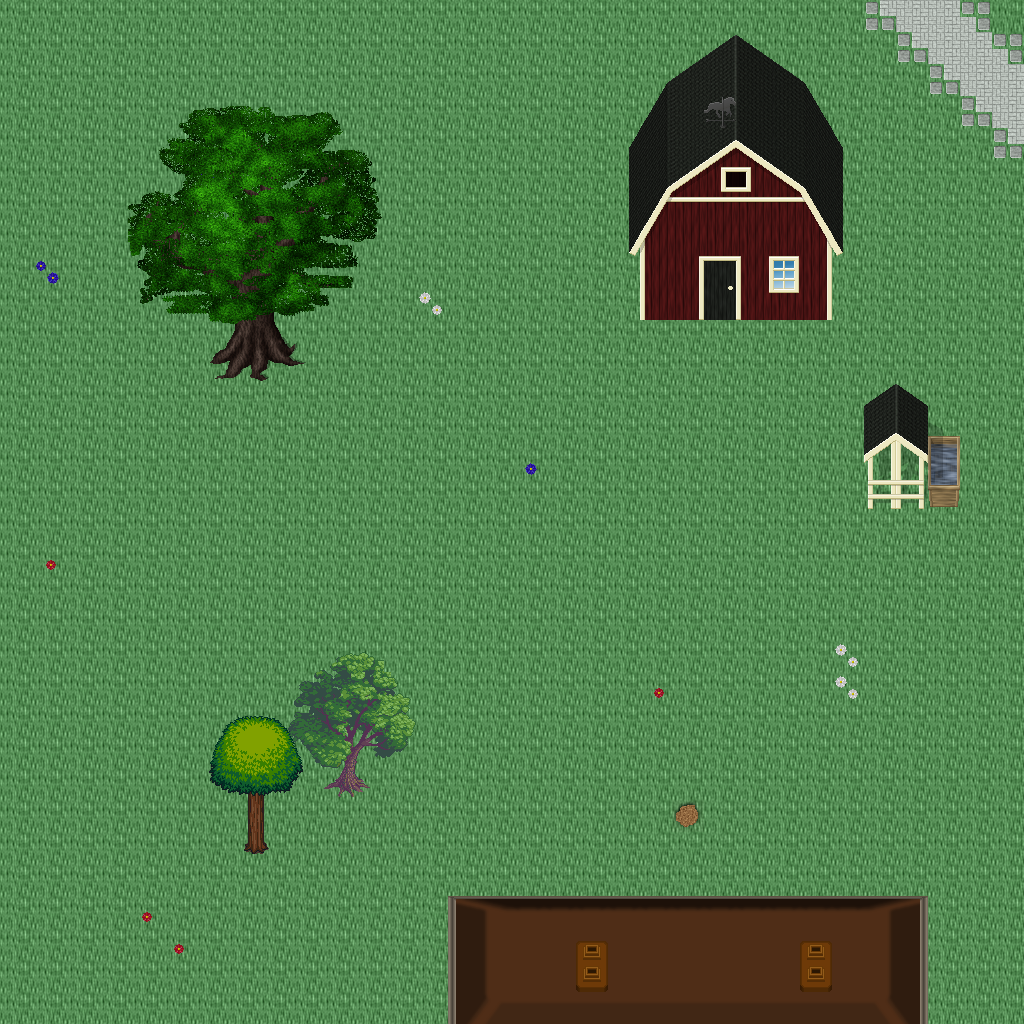

This game map was drawn from its Tiled (.tmx) file and the tilesets committed beside it. A one-line description and the trimmed map source follow:
An orthogonal 32x32 tile map with 32x32 px tiles, 5 tile layers (Ground, Objects, Objects2, Above, ...), 1 hidden layer not drawn, 49 tilesets.

<map version="1.10" tiledversion="1.11.0" orientation="orthogonal" renderorder="right-down" width="32" height="32" tilewidth="32" tileheight="32" infinite="0" nextlayerid="11" nextobjectid="1">
 <tileset firstgid="1" name="ground_ground" tilewidth="32" tileheight="32" tilecount="33" columns="3">
  <image source="../drawable/ground_ground.png" width="96" height="352" />
 </tileset>
 <tileset firstgid="34" name="building_wall_old_wood" tilewidth="32" tileheight="32" tilecount="9" columns="3">
  <image source="../drawable/building_wall_old_wood.png" width="96" height="96" />
 </tileset>
 <tileset firstgid="43" name="building_fence_fence_wooden" tilewidth="32" tileheight="32" tilecount="12" columns="3">
  <image source="../drawable/building_fence_fence_wooden.png" width="96" height="128" />
 </tileset>
 <tileset firstgid="55" name="building_fence_fence_chunky" tilewidth="32" tileheight="32" tilecount="21" columns="3">
  <image source="../drawable/building_fence_fence_chunky.png" width="96" height="224" />
 </tileset>
 <tileset firstgid="76" name="plant_stump_stump_brown" tilewidth="32" tileheight="32" tilecount="4" columns="2">
  <image source="../drawable/plant_stump_stump_brown.png" width="64" height="64" />
 </tileset>
 <tileset firstgid="80" name="ground_earth_edges" tilewidth="32" tileheight="32" tilecount="18" columns="6">
  <image source="../drawable/ground_earth_edges.png" width="192" height="96" />
 </tileset>
 <tileset firstgid="98" name="ground_grass_corners" tilewidth="32" tileheight="32" tilecount="24" columns="6">
  <image source="../drawable/ground_grass_corners.png" width="192" height="128" />
 </tileset>
 <tileset firstgid="122" name="ground_grass_edges" tilewidth="32" tileheight="32" tilecount="36" columns="12">
  <image source="../drawable/ground_grass_edges.png" width="384" height="96" />
 </tileset>
 <tileset firstgid="158" name="plant_tree_apple_tree" tilewidth="32" tileheight="32" tilecount="9" columns="3">
  <image source="../drawable/plant_tree_apple_tree.png" width="96" height="96" />
 </tileset>
 <tileset firstgid="167" name="plant_tree_chestnut_tree" tilewidth="32" tileheight="32" tilecount="20" columns="4">
  <image source="../drawable/plant_tree_chestnut_tree.png" width="128" height="160" />
 </tileset>
 <tileset firstgid="187" name="plant_tree_crack_willow" tilewidth="32" tileheight="32" tilecount="20" columns="4">
  <image source="../drawable/plant_tree_crack_willow.png" width="128" height="160" />
 </tileset>
 <tileset firstgid="207" name="furniture_chair_bench_iron" tilewidth="32" tileheight="32" tilecount="4" columns="2">
  <image source="../drawable/furniture_chair_bench_iron.png" width="64" height="64" />
 </tileset>
 <tileset firstgid="211" name="furniture_chair_bench_iron_reverse" tilewidth="32" tileheight="32" tilecount="4" columns="2">
  <image source="../drawable/furniture_chair_bench_iron_reverse.png" width="64" height="64" />
 </tileset>
 <tileset firstgid="215" name="object_hay_cart" tilewidth="32" tileheight="32" tilecount="1" columns="1">
  <image source="../drawable/object_hay_cart.png" width="32" height="32" />
 </tileset>
 <tileset firstgid="216" name="building_wall_walls_siding" tilewidth="32" tileheight="32" tilecount="16" columns="4">
  <image source="../drawable/building_wall_walls_siding.png" width="128" height="128" />
 </tileset>
 <tileset firstgid="232" name="building_roof_brown" tilewidth="32" tileheight="32" tilecount="20" columns="5">
  <image source="../drawable/building_roof_brown.png" width="160" height="128" />
 </tileset>
 <tileset firstgid="252" name="building_door_door" tilewidth="32" tileheight="32" tilecount="6" columns="3">
  <image source="../drawable/building_door_door.png" width="96" height="64" />
 </tileset>
 <tileset firstgid="258" name="item_tools" tilewidth="32" tileheight="32" tilecount="9" columns="3">
  <image source="../drawable/item_tools.png" width="96" height="96" />
 </tileset>
 <tileset firstgid="267" name="ground_cobbled_paving" tilewidth="32" tileheight="32" tilecount="1" columns="1">
  <image source="../drawable/ground_cobbled_paving.png" width="32" height="32" />
 </tileset>
 <tileset firstgid="268" name="item_bazaar_produce" tilewidth="32" tileheight="32" tilecount="4" columns="2">
  <image source="../drawable/item_bazaar_produce.png" width="64" height="64" />
 </tileset>
 <tileset firstgid="272" name="item_sacks" tilewidth="32" tileheight="32" tilecount="2" columns="2">
  <image source="../drawable/item_sacks.png" width="64" height="32" />
 </tileset>
 <tileset firstgid="274" name="building_barnyard" tilewidth="32" tileheight="32" tilecount="200" columns="8">
  <image source="../drawable/building_barnyard.png" width="256" height="800" />
 </tileset>
 <tileset firstgid="474" name="plant_flower_planted_containers" tilewidth="32" tileheight="32" tilecount="16" columns="4">
  <image source="../drawable/plant_flower_planted_containers.png" width="128" height="128" />
 </tileset>
 <tileset firstgid="490" name="furniture_chair_wooden_rustic" tilewidth="32" tileheight="32" tilecount="8" columns="4">
  <image source="../drawable/furniture_chair_wooden_rustic.png" width="128" height="64" />
 </tileset>
 <tileset firstgid="498" name="furniture_table_brick_base" tilewidth="32" tileheight="32" tilecount="3" columns="3">
  <image source="../drawable/furniture_table_brick_base.png" width="96" height="32" />
 </tileset>
 <tileset firstgid="501" name="building_stairs_wooden_stairs" tilewidth="32" tileheight="32" tilecount="9" columns="3">
  <image source="../drawable/building_stairs_wooden_stairs.png" width="96" height="96" />
 </tileset>
 <tileset firstgid="510" name="plant_tree_maple_tree" tilewidth="32" tileheight="32" tilecount="72" columns="8">
  <image source="../drawable/plant_tree_maple_tree.png" width="256" height="288" />
 </tileset>
 <tileset firstgid="582" name="building_decoration_chimney_big" tilewidth="32" tileheight="32" tilecount="2" columns="1">
  <image source="../drawable/building_decoration_chimney_big.png" width="32" height="64" />
 </tileset>
 <tileset firstgid="584" name="logic_item_corn" tilewidth="32" tileheight="32" tilecount="5" columns="5">
  <image source="../drawable/logic_item_corn.png" width="160" height="32" />
 </tileset>
 <tileset firstgid="589" name="logic_collision" tilewidth="32" tileheight="32" tilecount="1" columns="1">
  <image source="../drawable/logic_collision.png" width="32" height="32" />
 </tileset>
 <tileset firstgid="590" name="plant_bush_bushes" tilewidth="32" tileheight="32" tilecount="10" columns="5">
  <image source="../drawable/plant_bush_bushes.png" width="160" height="64" />
 </tileset>
 <tileset firstgid="600" name="logic_item_vegetable" tilewidth="32" tileheight="32" tilecount="16" columns="8">
  <image source="../drawable/logic_item_vegetable.png" width="256" height="64" />
 </tileset>
 <tileset firstgid="616" name="plant_flower_daisy_blue" tilewidth="32" tileheight="32" tilecount="8" columns="2">
  <image source="../drawable/plant_flower_daisy_blue.png" width="64" height="128" />
 </tileset>
 <tileset firstgid="624" name="plant_flower_daisy_red" tilewidth="32" tileheight="32" tilecount="8" columns="2">
  <image source="../drawable/plant_flower_daisy_red.png" width="64" height="128" />
 </tileset>
 <tileset firstgid="632" name="plant_flower_daisy_white" tilewidth="32" tileheight="32" tilecount="8" columns="2">
  <image source="../drawable/plant_flower_daisy_white.png" width="64" height="128" />
 </tileset>
 <tileset firstgid="640" name="plant_flower_daisy_yellow" tilewidth="32" tileheight="32" tilecount="8" columns="2">
  <image source="../drawable/plant_flower_daisy_yellow.png" width="64" height="128" />
 </tileset>
 <tileset firstgid="648" name="plant_tree_tree_darkgreen" tilewidth="32" tileheight="32" tilecount="88" columns="8">
  <image source="../drawable/plant_tree_tree_darkgreen.png" width="256" height="352" />
 </tileset>
 <tileset firstgid="736" name="logic_creature_animal" tilewidth="32" tileheight="32" tilecount="32" columns="8">
  <image source="../drawable/logic_creature_animal.png" width="256" height="128" />
 </tileset>
 <tileset firstgid="768" name="logic_creature_rodent" tilewidth="32" tileheight="32" tilecount="8" columns="8">
  <image source="../drawable/logic_creature_rodent.png" width="256" height="32" />
 </tileset>
 <tileset firstgid="776" name="logic_creature_farm_animal" tilewidth="32" tileheight="32" tilecount="16" columns="8">
  <image source="../drawable/logic_creature_farm_animal.png" width="256" height="64" />
 </tileset>
 <tileset firstgid="792" name="ground_green_paving" tilewidth="32" tileheight="32" tilecount="18" columns="3">
  <image source="../drawable/ground_green_paving.png" width="96" height="192" />
 </tileset>
 <tileset firstgid="810" name="logic_protection" tilewidth="32" tileheight="32" tilecount="2" columns="2">
  <image source="../drawable/logic_protection.png" width="64" height="32" />
 </tileset>
 <tileset firstgid="812" name="item_hen_nest" tilewidth="32" tileheight="32" tilecount="1" columns="1">
  <image source="../drawable/item_hen_nest.png" width="32" height="32" />
 </tileset>
 <tileset firstgid="813" name="logic_item_dairy" tilewidth="32" tileheight="32" tilecount="1" columns="1">
  <image source="../drawable/logic_item_dairy.png" width="32" height="32" />
 </tileset>
 <tileset firstgid="814" name="light_door_light_ew" tilewidth="32" tileheight="32" tilecount="18" columns="6">
  <image source="../drawable/light_door_light_ew.png" width="192" height="96" />
 </tileset>
 <tileset firstgid="832" name="light_door_light" tilewidth="32" tileheight="32" tilecount="12" columns="3">
  <image source="../drawable/light_door_light.png" width="96" height="128" />
 </tileset>
 <tileset firstgid="844" name="item_firewood" tilewidth="32" tileheight="32" tilecount="12" columns="3">
  <image source="../drawable/item_firewood.png" width="96" height="128" />
 </tileset>
 <tileset firstgid="856" name="furniture_sink_manger" tilewidth="32" tileheight="32" tilecount="18" columns="6">
  <image source="../drawable/furniture_sink_manger.png" width="192" height="96" />
 </tileset>
 <tileset firstgid="874" name="logic_creature_fowl" tilewidth="32" tileheight="32" tilecount="6" columns="6">
  <image source="../drawable/logic_creature_fowl.png" width="192" height="32" />
 </tileset>
 <layer id="1" name="Ground" width="32" height="32">
  <data>[1024 cells, 1024 non-empty, 1 distinct tile ids]</data>
 </layer>
 <layer id="2" name="Objects" width="32" height="32">
  <data>[1024 cells, 63 non-empty, 40 distinct tile ids]</data>
 </layer>
 <layer id="3" name="Objects2" width="32" height="32">
  <data>[1024 cells, 8 non-empty, 8 distinct tile ids]</data>
 </layer>
 <layer id="4" name="Above" width="32" height="32">
  <data>[1024 cells, 176 non-empty, 131 distinct tile ids]</data>
 </layer>
 <layer id="5" name="Above2" width="32" height="32">
  <data>[1024 cells, 20 non-empty, 18 distinct tile ids]</data>
 </layer>
 <layer id="6" name="Walkable" width="32" height="32" visible="0">
  <data>[1024 cells, 36 non-empty, 1 distinct tile ids]</data>
 </layer>
 <objectgroup id="7" name="Mapevents" />
 <objectgroup id="8" name="Spawn" />
 <objectgroup id="9" name="Keys" />
 <objectgroup id="10" name="Replace" />
</map>
